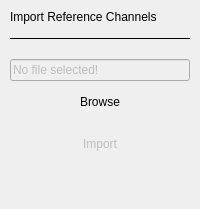
             <widget class="QWidget" name="addReference">
              <layout class="QVBoxLayout" name="verticalLayout_13">
               <property name="leftMargin">
                <number>10</number>
               </property>
               <property name="topMargin">
                <number>10</number>
               </property>
               <property name="rightMargin">
                <number>10</number>
               </property>
               <property name="bottomMargin">
                <number>10</number>
               </property>
               <item>
                <layout class="QVBoxLayout" name="verticalLayout_14">
                 <item>
                  <widget class="QLabel" name="label">
                   <property name="text">
                    <string>Import Reference Channels</string>
                   </property>
                   <property name="general_settings_label" stdset="0">
                    <bool>true</bool>
                   </property>
                  </widget>
                 </item>
                 <item>
                  <spacer name="verticalSpacer_13">
                   <property name="orientation">
                    <enum>Qt::Vertical</enum>
                   </property>
                   <property name="sizeType">
                    <enum>QSizePolicy::Fixed</enum>
                   </property>
                   <property name="sizeHint" stdset="0">
                    <size>
                     <width>20</width>
                     <height>8</height>
                    </size>
                   </property>
                  </spacer>
                 </item>
                 <item>
                  <widget class="Line" name="line_5">
                   <property name="maximumSize">
                    <size>
                     <width>16777215</width>
                     <height>1</height>
                    </size>
                   </property>
                   <property name="frameShadow">
                    <enum>QFrame::Plain</enum>
                   </property>
                   <property name="orientation">
                    <enum>Qt::Horizontal</enum>
                   </property>
                   <property name="blue_line" stdset="0">
                    <bool>true</bool>
                   </property>
                  </widget>
                 </item>
                 <item>
                  <spacer name="verticalSpacer_14">
                   <property name="orientation">
                    <enum>Qt::Vertical</enum>
                   </property>
                   <property name="sizeType">
                    <enum>QSizePolicy::Fixed</enum>
                   </property>
                   <property name="sizeHint" stdset="0">
                    <size>
                     <width>20</width>
                     <height>14</height>
                    </size>
                   </property>
                  </spacer>
                 </item>
                 <item>
                  <widget class="QLineEdit" name="fileLineEdit">
                   <property name="enabled">
                    <bool>false</bool>
                   </property>
                   <property name="text">
                    <string>No file selected!</string>
                   </property>
                   <property name="readOnly">
                    <bool>true</bool>
                   </property>
                  </widget>
                 </item>
                 <item>
                  <widget class="QPushButton" name="btnBrowseFile">
                   <property name="styleSheet">
                    <string notr="true">QPushButton {
  min-height: 30px;
  max-height: 30px;

  border: 0px;
}</string>
                   </property>
                   <property name="text">
                    <string>Browse</string>
                   </property>
                   <property name="blue_button" stdset="0">
                    <bool>true</bool>
                   </property>
                  </widget>
                 </item>
                 <item>
                  <widget class="scopy::ImportSettings" name="importSettings" native="true">
                   <property name="enabled">
                    <bool>false</bool>
                   </property>
                  </widget>
                 </item>
                 <item>
                  <widget class="QPushButton" name="btnImport">
                   <property name="enabled">
                    <bool>false</bool>
                   </property>
                   <property name="styleSheet">
                    <string notr="true">QPushButton {
  min-height: 30px;
  max-height: 30px;

  border: 0px;
}</string>
                   </property>
                   <property name="text">
                    <string>Import</string>
                   </property>
                   <property name="blue_button" stdset="0">
                    <bool>true</bool>
                   </property>
                  </widget>
                 </item>
                 <item>
                  <spacer name="verticalSpacer_12">
                   <property name="orientation">
                    <enum>Qt::Vertical</enum>
                   </property>
                   <property name="sizeHint" stdset="0">
                    <size>
                     <width>20</width>
                     <height>40</height>
                    </size>
                   </property>
                  </spacer>
                 </item>
                </layout>
               </item>
              </layout>
             </widget>
